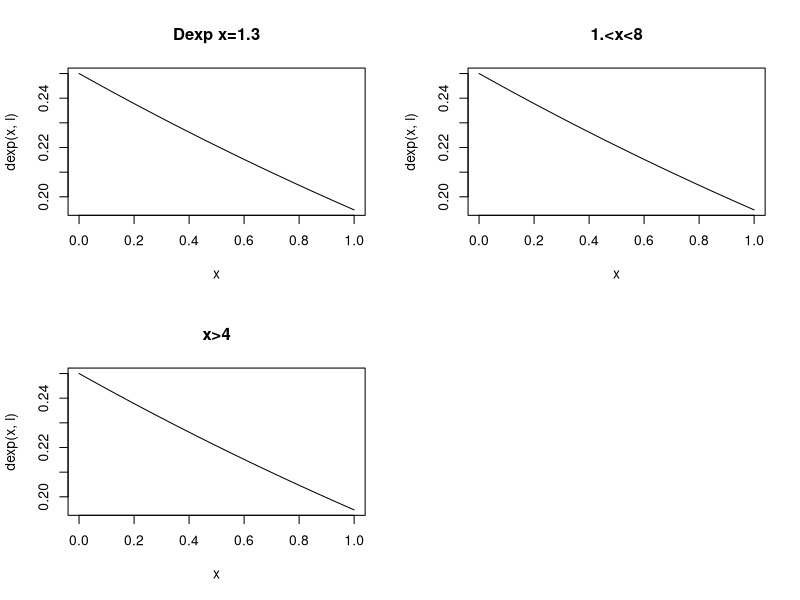

Reproduce this figure in R.

l=1/4
average = 1/l
std.dv = (sqrt(1/l^2))
#probabilidad de que x<1.3
x5= 1.3
dexp(x5, l)
#probabilidad de que 1.<x<8
x2= 1
x3=8
dexp(x2,l)-dexp(x3,l)

#probabilidad de que 
x4=4
dexp(x4,l)

par(mfrow=c(2,2))
x= dexp(x5, l)
x
curve(dexp(x,l),0,1,type="l",main="Dexp x=1.3")

x= dexp(x2,l)-dexp(x3,l)
x
curve(dexp(x,l),0,1,main="1.<x<8")

x=dexp(x4,l)
x
curve(dexp(x,l),0,1,main="x>4")

